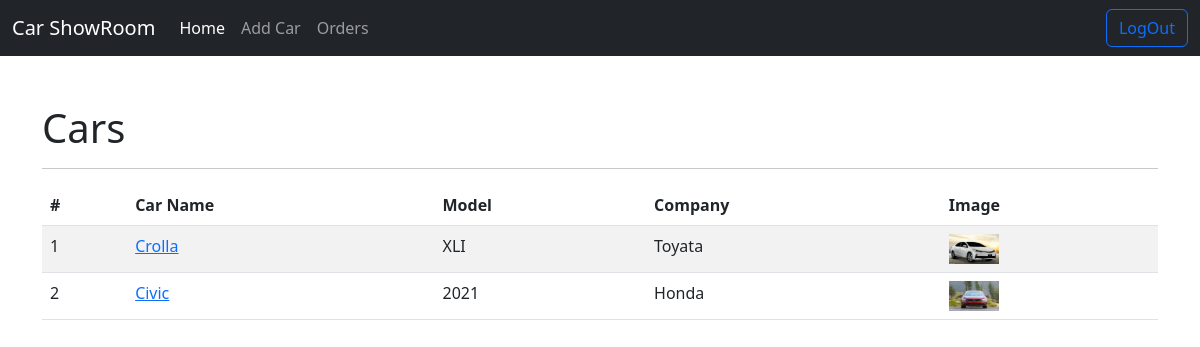
Page /seller/ (signed in) on the committed database.
### admin_portal/models.py (models this page shows, shortened)
class Car(models.Model):
    car_id = models.AutoField(primary_key=True ,null=False)
    user_id = models.ForeignKey(User, on_delete=CASCADE, related_name="users_cars")
    car_name = models.CharField(max_length=100, null=False)
    car_model = models.CharField(max_length=100, null=False)
    car_price = models.IntegerField(null=True)
    company = models.CharField(max_length=100, null=False)
    status = models.BooleanField(null=False)
    description = models.TextField(max_length=2500, null=False)

class CarImage(models.Model):
    image_id = models.AutoField(primary_key=True, null=False)
    car_id = models.ForeignKey(Car, on_delete=CASCADE, related_name="images_of_cars")
    image = models.ImageField(upload_to=unique_car_image, null=False)

### seller_portal/views/home.py (the view)
# urls.py: path('', index),
@login_required(login_url="/seller/login/")
def index(request):
    cars = Car.objects.filter(user_id=request.user)
    d = []
    for i in cars:
        images = CarImage.objects.filter(car_id=i.car_id).first()
        d.append([i, images])
    data = {
        'cars' : d
    }
    return render(request, 'seller/index.html', context=data)

### seller_portal/templates/seller/index.html (shortened to what this page needs)
<!DOCTYPE html>
<html>
  <head>
    {% load static %}
    <link
      href="https://cdn.jsdelivr.net/npm/bootstrap@5.2.3/dist/css/bootstrap.min.css"
      rel="stylesheet"
    />
  </head>
  <body>
    <nav class="navbar navbar-expand-lg bg-dark navbar-dark">
      <div class="container-fluid">
        <a class="navbar-brand" href="/seller/">Car ShowRoom</a>
        <div class="collapse navbar-collapse" id="navbarSupportedContent">
          <ul class="navbar-nav me-auto mb-2 mb-lg-0">
            <li class="nav-item">
              <a class="nav-link active" aria-current="page" href="/seller/"
                >Home</a
              >
            </li>
            <li class="nav-item">
              <a class="nav-link" aria-current="page" href="/seller/addcar/"
              >Add Car</a
            >
          </li>
          <li class="nav-item">
            <a class="nav-link" aria-current="page" href="/seller/orders/"
            >Orders</a
          >
        </li>
          </ul>
          <form class="d-flex" role="search" action="/admin/logout/">
            <button class="btn btn-outline-primary" type="submit">
              LogOut
            </button>
          </form>
        </div>
      </div>
    </nav>
    <div class="container">
      <h1 class="mt-5">Cars</h1>
      <hr />
      <table class="table table-striped">
        <thead>
          <tr>
            <th scope="col">#</th>
            <th scope="col">Car Name</th>
            <th scope="col">Model</th>
            <th scope="col">Company</th>
            <th scope="col">Image</th>
          </tr>
        </thead>
        <tbody>
          {% for i in cars %}
          <tr>
            <td>{{forloop.counter}}</td>
            <td><a href="/seller/car/?id={{i.0.car_id}}">{{i.0.car_name}}</a></td>
            <td>{{i.0.car_model}}</td>
            <td>{{i.0.company}}</td>
            <td> <img src="{% static i.1.image %}" height="30" width="50" alt="{{i.0.car_name}}" /></td>
          </tr>
          {% endfor %}
        </tbody>
      </table>
    </div>
  </body>
</html>

### rows in the picture
Car: car_name "Crolla", car_model "XLI", company "Toyata", image (picture)
Car: car_name "Civic", car_model "2021", company "Honda", image (picture)
